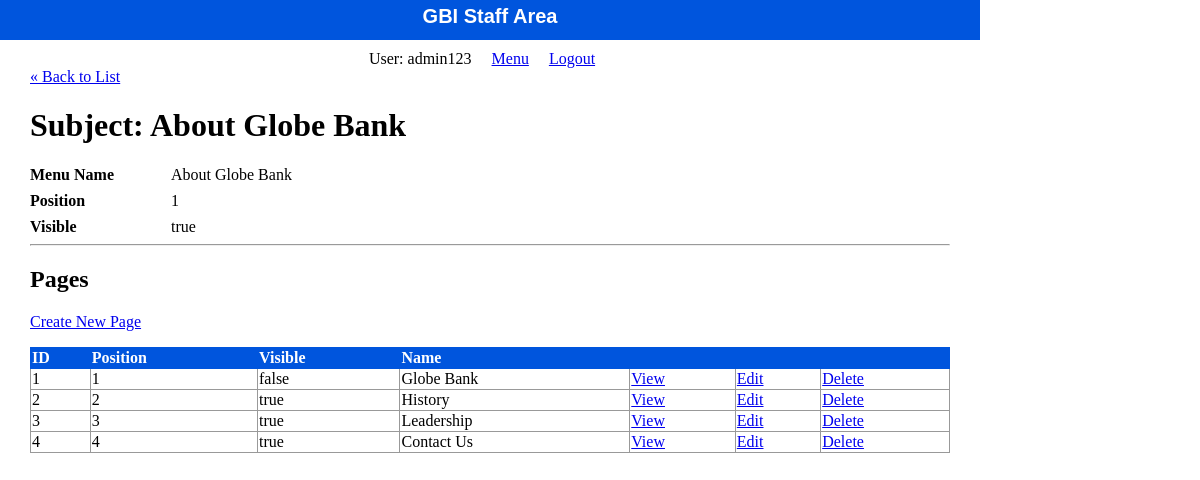
Page /staff/subjects/show.php (signed in) on the committed database.
### tables this page shows
CREATE TABLE `subjects` (
  `id` int(11) NOT NULL,
  `menu_name` varchar(255) DEFAULT NULL,
  `position` int(3) DEFAULT NULL,
  `visible` tinyint(1) DEFAULT NULL
);

CREATE TABLE `pages` (
  `id` int(11) NOT NULL,
  `subject_id` int(11) DEFAULT NULL,
  `menu_name` varchar(255) DEFAULT NULL,
  `position` int(3) DEFAULT NULL,
  `visible` tinyint(1) DEFAULT NULL,
  `content` text DEFAULT NULL
);

### private/functions.php (called while the page is built, shortened)
<?php
function url_for($script_path) {
  return WWW_ROOT . $script_path;
}
function u($string="") {
  return urlencode($string);
}
function h($string="") {
  return htmlspecialchars($string);
}
?>

### private/database.php (called while the page is built, shortened)
<?php
  function db_escape($connection, $string) {
    return mysqli_real_escape_string($connection, $string);
  }
?>

### private/query_functions.php (called while the page is built, shortened)
<?php
  function find_subject_by_id($id, $options=[]) {
    global $db;
    $visible = $options['visible'] ?? false;
    $sql = "SELECT * FROM subjects ";
    $sql .= "WHERE id='" . db_escape($db, $id) . "' ";
    $result = mysqli_query($db, $sql);
    $subject = mysqli_fetch_assoc($result);
    return $subject;
  }
  function find_pages_by_subject_id($subject_id, $options=[]) {
    global $db;
    $visible = $options['visible'] ?? false;
    $sql = "SELECT * FROM pages ";
    $sql .= "WHERE subject_id='" . db_escape($db, $subject_id) . "' ";
    $sql .= "ORDER BY position ASC";
    $result = mysqli_query($db, $sql);
    return $result;
  }
?>

### public/staff/subjects/show.php (the view, shortened to what this page needs)
<?php
$id = $_GET['id'] ?? '1';
$subject = find_subject_by_id($id);
$page_set = find_pages_by_subject_id($id);
?>
<?php include(SHARED_PATH . '/staff_header.php'); ?>
<div id="content">
  <a class="back-link" href="<?php echo url_for('/staff/subjects/index.php'); ?>">&laquo; Back to List</a>
  <div class="subject show">
    <h1>Subject: <?php echo h($subject['menu_name']); ?></h1>
    <div class="attributes">
      <dl>
        <dt>Menu Name</dt>
        <dd><?php echo h($subject['menu_name']); ?></dd>
      </dl>
      <dl>
        <dt>Position</dt>
        <dd><?php echo h($subject['position']); ?></dd>
      </dl>
      <dl>
        <dt>Visible</dt>
        <dd><?php echo $subject['visible'] == '1' ? 'true' : 'false'; ?></dd>
      </dl>
    </div>
    <hr />
    <div class="pages listing">
      <h2>Pages</h2>
      <div class="actions">
        <a class="action" href="<?php echo url_for('/staff/pages/new.php?subject_id=' . h(u($subject['id']))); ?>">Create New Page</a>
      </div>
      <table class="list">
        <tr>
          <th>ID</th>
          <th>Position</th>
          <th>Visible</th>
          <th>Name</th>
          <th>&nbsp;</th>
          <th>&nbsp;</th>
          <th>&nbsp;</th>
        </tr>
        <?php while($page = mysqli_fetch_assoc($page_set)) { ?>
          <tr>
            <td><?php echo h($page['id']); ?></td>
            <td><?php echo h($page['position']); ?></td>
            <td><?php echo $page['visible'] == 1 ? 'true' : 'false'; ?></td>
            <td><?php echo h($page['menu_name']); ?></td>
            <td><a class="action" href="<?php echo url_for('/staff/pages/show.php?id=' . h(u($page['id']))); ?>">View</a></td>
            <td><a class="action" href="<?php echo url_for('/staff/pages/edit.php?id=' . h(u($page['id']))); ?>">Edit</a></td>
            <td><a class="action" href="<?php echo url_for('/staff/pages/delete.php?id=' . h(u($page['id']))); ?>">Delete</a></td>
          </tr>
        <?php } ?>
      </table>
    </div>
  </div>
</div>

### public/stylesheets/staff.css (style rules this page uses)
html { height: 100%; width: 100%; }
body { height: 980px; width: 100%; margin: 0; padding: 0; }
#content { width: 920px; min-height: 500px; padding: 0 30px; }
.actions { margin-bottom: 1em; }
table { border-collapse: collapse; vertical-align: top; }
table.list { width: 100%; }
table.list tr td { border: 1px solid #999999; }
table.list tr th { border: 1px solid #0055DD; background: #0055DD; color: white; text-align: left; }
dl { clear: both; overflow: hidden; margin: 0.5em 0; }
dt { float: left; font-weight: bold; width: 125px; }
dd { float: left; margin-left: 1em; }

### rows in the picture
subjects: menu_name "About Globe Bank", position "1"
pages: id "1", position "1", visible "false", menu_name "Globe Bank"
pages: id "2", position "2", visible "true", menu_name "History"
pages: id "3", position "3", visible "true", menu_name "Leadership"
pages: id "4", position "4", visible "true", menu_name "Contact Us"

### other values in the picture
$_SESSION['username'] "admin123"
